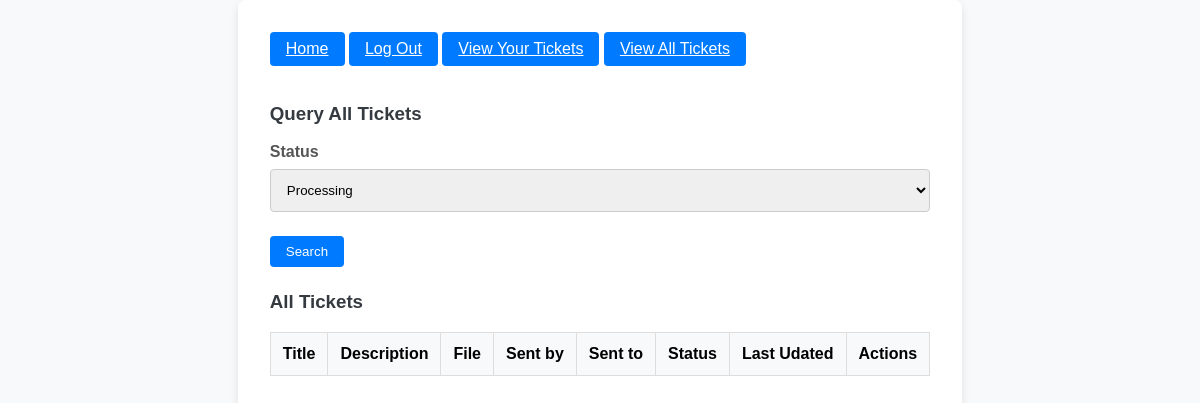
The app's page /all/2 (signed in), older data.
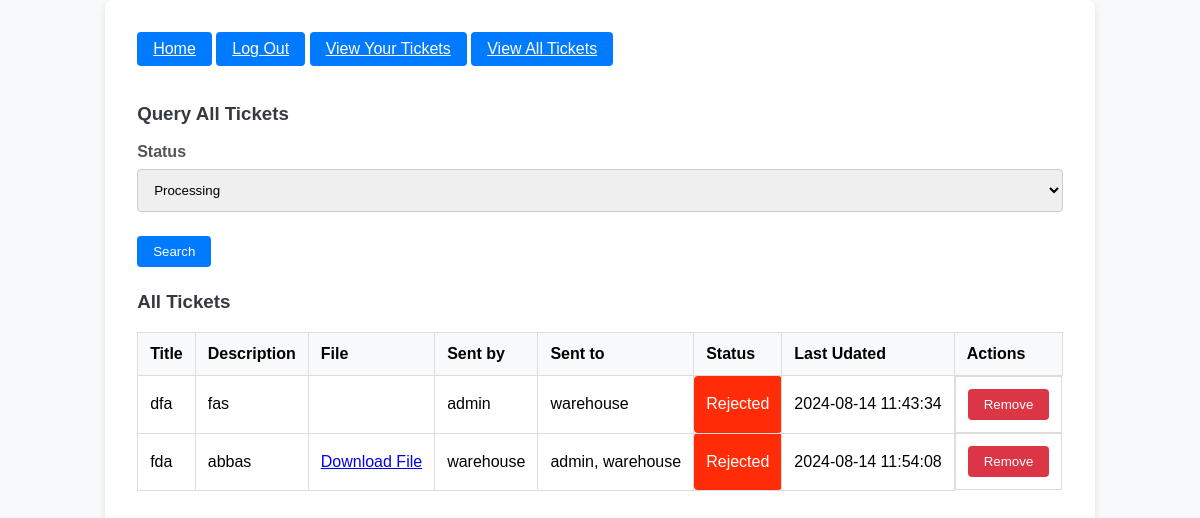
The same page, newer data.
### models.py (models this page shows)
class Ticket(db.Model):
    id = db.Column(db.Integer, primary_key=True)
    title = db.Column(db.String(100), nullable=False)
    description = db.Column(db.String(100), nullable=False)
    user_id = db.Column(db.Integer, db.ForeignKey('user.id', ondelete='CASCADE'), nullable=False)  # Sender
    recipient_ids = db.Column(MutableList.as_mutable(JSON), nullable=False)
    status = db.Column(db.Integer, default=0)  # -1: Rejected, 0: Not checked, 1: Checked
    file_path = db.Column(db.String(200), nullable=True)  # Add this field to store file path
    last_updated = db.Column(db.DateTime, nullable=False, default=datetime.utcnow)
    sender = db.relationship('User', foreign_keys=[user_id], backref='sent_tickets')
    recipients = db.relationship('User', secondary='ticket_recipient', backref='received_tickets')

class User(db.Model, UserMixin):
    id = db.Column(db.Integer, primary_key=True)
    username = db.Column(db.String(150), nullable=False, unique=True)
    password = db.Column(db.String(150), nullable=False)

### app.py (the view)
@app.route('/all/<int:status>', methods=['GET'])
@login_required
def all_2(status):
    form = All()
    if current_user.username != 'admin':
        flash('Unathorized user', 'danger')
        return redirect(url_for('index'))
    tickets = Ticket.query.filter(
        Ticket.status == status
    ).all()
    user_recipient_status = []
    status_map = {0: 'Processing', 2: 'Rejected', 1: 'End'}
    status_texts = [status_map[ticket.status] for ticket in tickets]
    for ticket in tickets:
        if ticket.recipient_ids and ticket.recipient_ids[-1] == current_user.id:
            user_recipient_status.append(1)
        else:
            user_recipient_status.append(None)
    recipient_usernames = {ticket.id: [User.query.get(recipient_id).username for recipient_id in ticket.recipient_ids] for ticket in tickets}
    return render_template('all.html', tickets=tickets, user_recipient_status=user_recipient_status,
                           status=status_texts, recipient_usernames=recipient_usernames, form=form)

### forms.py
class All(FlaskForm):
    status = SelectField('Status', validators=[DataRequired()])
    submit = SubmitField('Search')
    def __init__(self, *args, **kwargs):
        super(All, self).__init__(*args, **kwargs)
        self.status.choices = [(0, 'Processing'), (2, 'Rejected'), (1, 'End')]

### app.py (called while the page is built)
@login_manager.user_loader
def load_user(user_id):
    return User.query.get(int(user_id))

### templates/all.html (shortened to what this page needs)
<!DOCTYPE html>
<html lang="en">
<head>
</head>
<body>
    <div class="container">
        <nav>
            <a href="{{ url_for('index') }}" class="btn btn-primary">Home</a>
            <a href="{{ url_for('logout') }}" class="btn btn-primary">Log Out</a>
            <a href="{{ url_for('my_tickets') }}" class="btn btn-primary">View Your Tickets</a>
            {% if current_user.username == "admin"%}
                <a href="{{ url_for('all') }}" class="btn btn-primary">View All Tickets</a>
            {% endif %}
        </nav> <br>
        <h3>Query All Tickets</h3>
        <form method="POST" action="{{ url_for('all') }}">
            <div class="form-group">
                {{ form.status.label }}
                {{ form.status(class="form-control") }}
            </div>
            <div class="form-group">
                <button type="submit" class="btn btn-primary">Search</button>
            </div>
        </form>
        <h3>All Tickets</h3>
        <table class="ticket-table">
            <thead>
                <tr>
                    <th>Title</th>
                    <th>Description</th>
                    <th>File</th>
                    <th>Sent by</th>
                    <th>Sent to</th>
                    <th>Status</th>
                    <th>Last Udated</th>
                    <th>Actions</th>
                </tr>
            </thead>
            <tbody>
                {% for ticket in tickets %}
                    <tr>
                        <td>{{ ticket.title }}</td>
                        <td>{{ ticket.description }}</td>
                        <td>
                            {% if ticket.file_path %}
                                <a href="{{ url_for('uploaded_file', filename=ticket.file_path) }}">Download File</a>
                            {% endif %}
                        </td>
                        <td>{{ ticket.sender.username }}</td>
                        <td>
                            {% for recipient in recipient_usernames[ticket.id] %}
                                {{ recipient }}{% if not loop.last %}, {% endif %}
                            {% endfor %}
                        </td>
                        <td class="ticket-status {{ status[loop.index0] | lower }}">{{ status[loop.index0] }}</td>
                        <td>{{ ticket.last_updated.strftime('%Y-%m-%d %H:%M:%S') }}</td>
                        <td class="ticket-actions">
                            {% if current_user.username == "admin"%}
                                <form method="DELETE" action="{{ url_for('remove_ticket', ticket_id=ticket.id) }}" class="inline-form">
                                    <button type="submit" class="btn btn-danger">Remove</button>
                                </form>
                            {% endif %}
                        </td>
                    </tr>
                {% endfor %}
            </tbody>
        </table>
    </div>
</body>
</html>

### templates/all.html (style rules this page uses)
body { font-family: Arial, sans-serif; background-color: #f8f9fa; margin: 0; padding: 0; display: flex; flex-direction: column; min-height: 100vh; }
.container { flex: 1; padding: 2rem; max-width: 1000px; margin: 0 auto; background-color: #fff; box-shadow: 0 4px 8px rgba(0, 0, 0, 0.1); border-radius: 8px; }
h2, h3 { color: #343a40; }
.form-group { margin-bottom: 1.5rem; }
.form-group label { display: block; font-weight: bold; margin-bottom: 0.5rem; color: #555; }
.form-group .form-control { width: 100%; padding: 0.75rem; border: 1px solid #ccc; border-radius: 4px; box-sizing: border-box; }
.btn { display: inline-block; padding: 0.5rem 1rem; border: none; border-radius: 4px; color: #fff; text-align: center; cursor: pointer; transition: background-color 0.3s ease; }
.btn-primary { background-color: #007bff; }
.btn-danger { background-color: #dc3545; }
.ticket-table { width: 100%; border-collapse: collapse; margin-top: 1rem; }
.ticket-table th, .ticket-table td { padding: 0.75rem; text-align: left; border: 1px solid #ddd; }
.ticket-table th { background-color: #f8f9fa; font-weight: bold; }
.ticket-status { padding: 0.25rem 0.5rem; border-radius: 4px; color: #fff; text-transform: capitalize; text-align: center; }
.ticket-status.rejected { background-color: #ff2c07; }
.ticket-actions { display: flex; justify-content: center; gap: 1rem; }
.inline-form { display: inline; }

Row changes from the older to the newer data that the page shows:
added Ticket: title "dfa", description "fas", sender.username "admin", status "Rejected", last_updated "2024-08-14 11:43:34"
now on this page (row unchanged): User: username "warehouse"
added Ticket: title "fda", description "abbas", sender.username "warehouse", status "Rejected", last_updated "2024-08-14 11:54:08"
now on this page (row unchanged): User: username "admin", shown under "fda"
